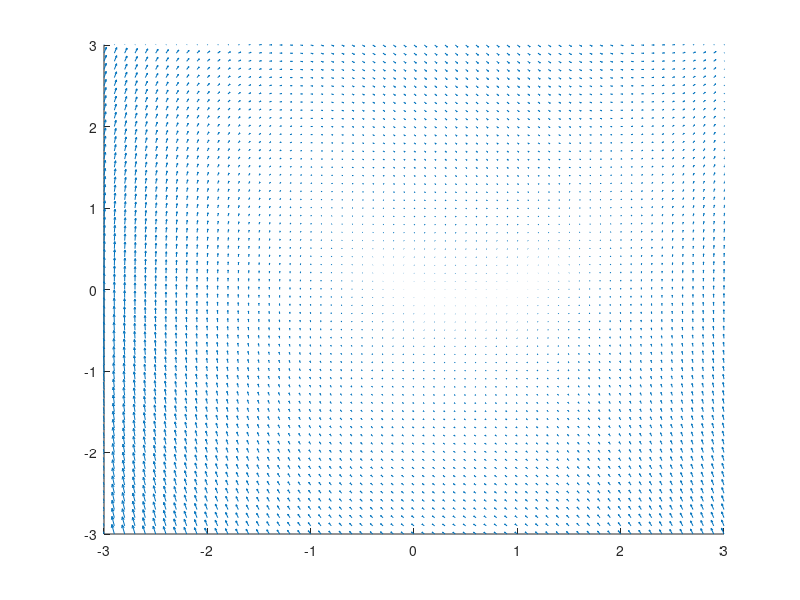

MATLAB code for this plot:
#!/usr/bin/env octave
# -*- mode: octave -*-

mu = -1;
f_2_4_4f = @(t,u) [u(2), u(1)^2-u(1)+mu*u(2)];
prob0 = "2.4.4f-1";
[x, y] = meshgrid (-3:0.1:3);
figure(1); clf; hold on; axis([-3 3 -3 3]);
quiver(x, y, y, x.^2-x+mu.*y);
